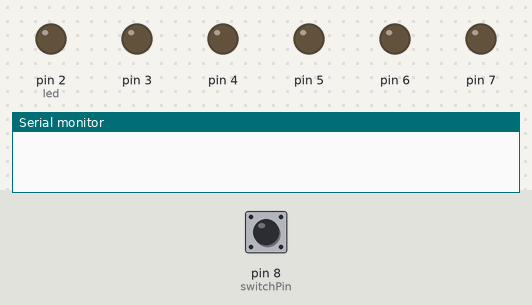
Bench run of a sketch on a simulated Arduino Uno, built with avr-gcc and run on an emulated ATmega328P. Parts: output pins drawn as LEDs (lit = HIGH), the last lines printed to the serial monitor. Inputs (shaded band) come from the test bench; at power-on: pin 8 (switchPin) LOW.

Above: at 1.2 s.
1.3 s: pin 8 (switchPin) pulled HIGH for 0.15 s
At 32.4 s:
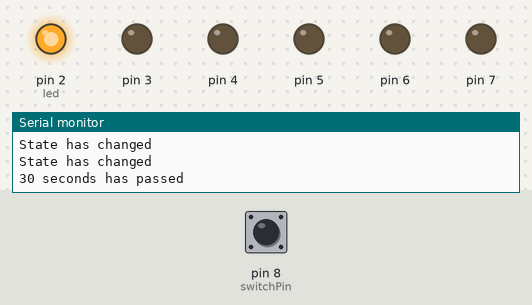
Timing chart, 0 to 32.9 s (numbered marks = the images above; inputs shaded):
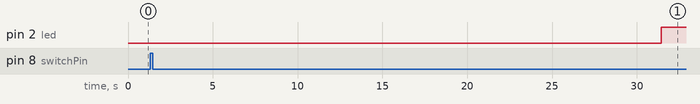

Measured:
- after the input at 1.3 s, pin 2 (led): LOW → HIGH after 30.1 s instead of 28.7 s

The sketch:

sketch_digitalHourglass.ino
```cpp
const int switchPin = 8;
unsigned long previousTime = 0;
int switchState = 0;
int prevSwitchState = 0;
int led = 2;
long interval = 30000;

void setup() {
  Serial.begin(9600);
    for(int x = 2; x < 8; x++) {
      pinMode(x, OUTPUT);
    }
    pinMode(switchPin, INPUT);
}

void loop() {
  // put your main code here, to run repeatedly:
  unsigned long currentTime = millis();
  if(currentTime - previousTime > interval) {
    Serial.println("30 seconds has passed");
    previousTime = currentTime;
    digitalWrite(led, HIGH);
    led++;
    if(led == 7) {
      led = 2;
    }
  }
  switchState = digitalRead(switchPin);
  if(switchState != prevSwitchState) {
    Serial.println("State has changed");
    for(int x = 2; x < 8; x++) {
      digitalWrite(x, LOW);
    }
    led = 2;
    previousTime = currentTime;
  }
  prevSwitchState = switchState;
}
```
